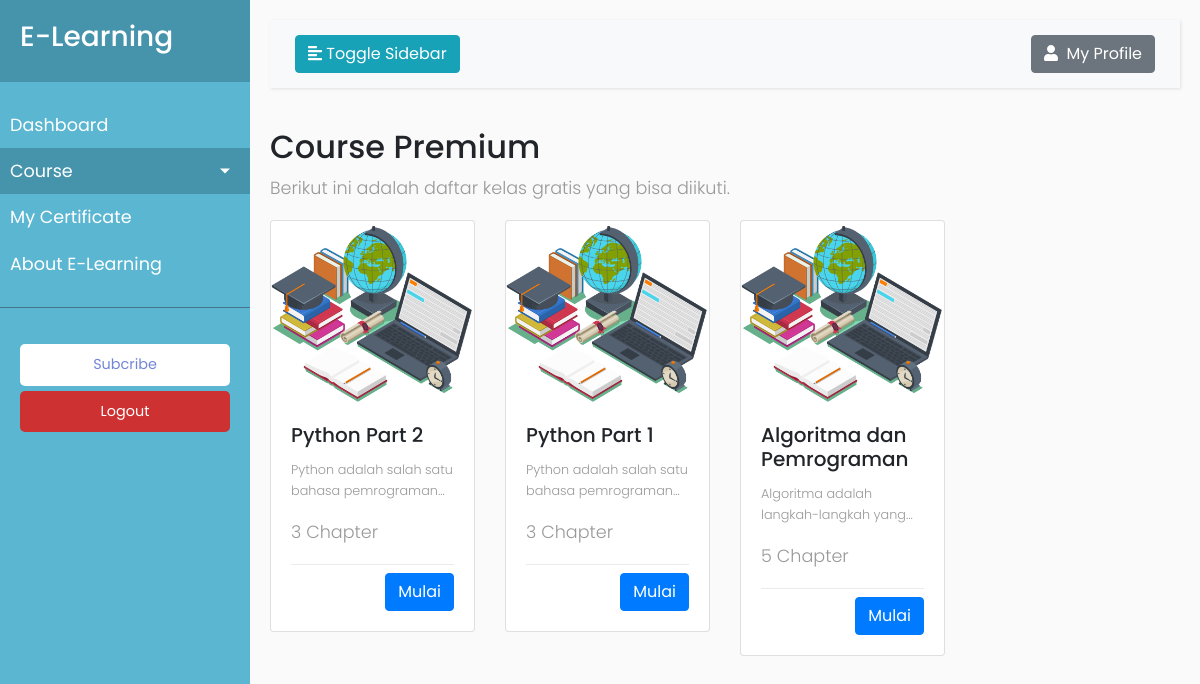
The page /dashboard/list-course.php?course=premium (signed in) on the database its author committed.
### tables this page shows
CREATE TABLE `course` (
  `id_course` int(11) NOT NULL,
  `topik` varchar(128) DEFAULT NULL,
  `deskripsi` text DEFAULT NULL,
  `kelas_level` enum('free','premium') DEFAULT NULL,
  `src_img` varchar(128) DEFAULT NULL
);

### dashboard/list-course.php (the view, shortened to what this page needs)
<?php
    if (!isset($_SESSION['id_users'])) {
        header("Location: ../login.php");
    } else {
        include_once '../conn.php';
        $kelas_level = $_GET['course'];
        $query= mysqli_query($conn, "SELECT * FROM course WHERE kelas_level='$kelas_level'");
        if (mysqli_num_rows($query) != 0) {
            $data = mysqli_fetch_all($query, MYSQLI_ASSOC);
        }else {
            header("Location: error.php");
        }
    }
?>
<!DOCTYPE html>
<html>
<head>
    <link rel="stylesheet" href="https://stackpath.bootstrapcdn.com/bootstrap/4.1.0/css/bootstrap.min.css"
>
    <link rel="stylesheet" href="style.css">
</head>
<body>
    <div class="wrapper">
        <nav id="sidebar">
            <div class="sidebar-header">
                <h3>E-Learning</h3>
            </div>
            <ul class="list-unstyled components">
                <li>
                    <a href="index.php">Dashboard</a>
                </li>
                <li class="active">
                    <a href="#homeSubmenu" data-toggle="collapse" aria-expanded="false"
                        class="dropdown-toggle">Course</a>
                </li>
                <li>
                    <a href="sertif.php">My Certificate</a>
                </li>
                <li>
                    <a href="about.php">About E-Learning</a>
                </li>
            </ul>
            <ul class="list-unstyled CTAs">
                <li>
                    <a href="subscribe.php" class="download">Subcribe</a>
                </li>
                <li>
                    <a href="logout.php" class="article">Logout</a>
                </li>
            </ul>
        </nav>
        <div id="content">
            <nav class="navbar navbar-expand-lg navbar-light bg-light">
                <div class="container-fluid">
                    <button type="button" id="sidebarCollapse" class="btn btn-info">
                        <i class="fas fa-align-left"></i>
                        <span>Toggle Sidebar</span>
                    </button>
                    <div class="dropdown">
                        <button class="btn btn-secondary" type="button" id="dropdownMenuButton" data-toggle="dropdown"
                            aria-haspopup="true" aria-expanded="false">
                            <i class="fas fa-user mr-1"></i>
                            My Profile
                        </button>
                    </div>
                </div>
            </nav>
            <h2>Course <?=ucfirst($kelas_level)?></h2>
            <p>Berikut ini adalah daftar kelas gratis yang bisa diikuti.</p>
            <div class="row">
                <?php
                foreach ($data as $course) {
                ?>
                    <div class="col-12 col-sm-6 col-md-4 col-lg-3 mb-4">
                        <div class="card">
                            <img class="card-img-top" src="../gambar/<?=$course['src_img'];?>" alt="Card image cap">
                            <div class="card-body">
                                <h5 class="card-title"><?=$course['topik'];?></h5>
                                <p class="deskripsi-card"><?=$course['deskripsi'];?></p>
                                <?php
                                $query = mysqli_query($conn, "SELECT COUNT(id_chapter) as count FROM chapter_course WHERE id_course = '".$course['id_course']."'");
                                $jml_chapter = mysqli_fetch_assoc($query);
                                ?>
                                <p class="card-text"><?=$jml_chapter['count']?> Chapter</p>
                                <div class="dropdown-divider"></div>
                                <div class="text-right mt-2">
                                    <a href="course.php?id=<?=$course['id_course'];?>" class="btn btn-primary">Mulai</a>
                                </div>
                            </div>
                        </div>
                    </div>
                <?php
                }
                ?>
            </div>
        </div>
    </div>
</body>
</html>

### dashboard/style.css (style rules this page uses)
body { font-family: 'Poppins', sans-serif; background: #fafafa; }
p { font-family: 'Poppins', sans-serif; font-size: 1.1em; font-weight: 300; line-height: 1.7em; color: #999; }
a, a:hover, a:focus { color: inherit; text-decoration: none; transition: all 0.3s; }
.navbar { padding: 15px 10px; background: #fff; border: none; border-radius: 0; margin-bottom: 40px; box-shadow: 1px 1px 3px rgba(0, 0, 0, 0.1); }
.wrapper { display: flex; width: 100%; align-items: stretch; }
#sidebar { min-width: 250px; max-width: 250px; background: #5BB6D2; color: #fff; transition: all 0.3s; }
#sidebar .sidebar-header { padding: 20px; background: #4594ac; }
#sidebar ul.components { padding: 20px 0; border-bottom: 1px solid #47748b; }
#sidebar ul li a { padding: 10px; font-size: 1.1em; display: block; }
#sidebar ul li.active>a, a[aria-expanded="true"] { color: #fff; background: #4594ac; }
a[data-toggle="collapse"] { position: relative; }
.dropdown-toggle::after { display: block; position: absolute; top: 50%; right: 20px; transform: translateY(-50%); }
ul.CTAs { padding: 20px; }
ul.CTAs a { text-align: center; font-size: 0.9em !important; display: block; border-radius: 5px; margin-bottom: 5px; }
a.download { background: #fff; color: #7386D5; }
a.article, a.article:hover { background: #ce3131 !important; color: #fff !important; }
#content { width: 100%; padding: 20px; min-height: 100vh; transition: all 0.3s; }
.deskripsi-card { font-size: 0.8rem; display: -webkit-box; -webkit-line-clamp: 2; -webkit-box-orient: vertical; overflow: hidden; }

### rows shown on the page
course: src_img (picture), topik "Python Part 2", deskripsi "Python adalah salah satu bahasa…", count "3"
course: src_img (picture), topik "Python Part 1", deskripsi "Python adalah salah satu bahasa…", count "3"
course: src_img (picture), topik "Algoritma dan Pemrograman", deskripsi "Algoritma adalah langkah-langkah…", count "5"

### other values the page prints
$kelas_level "Premium"
